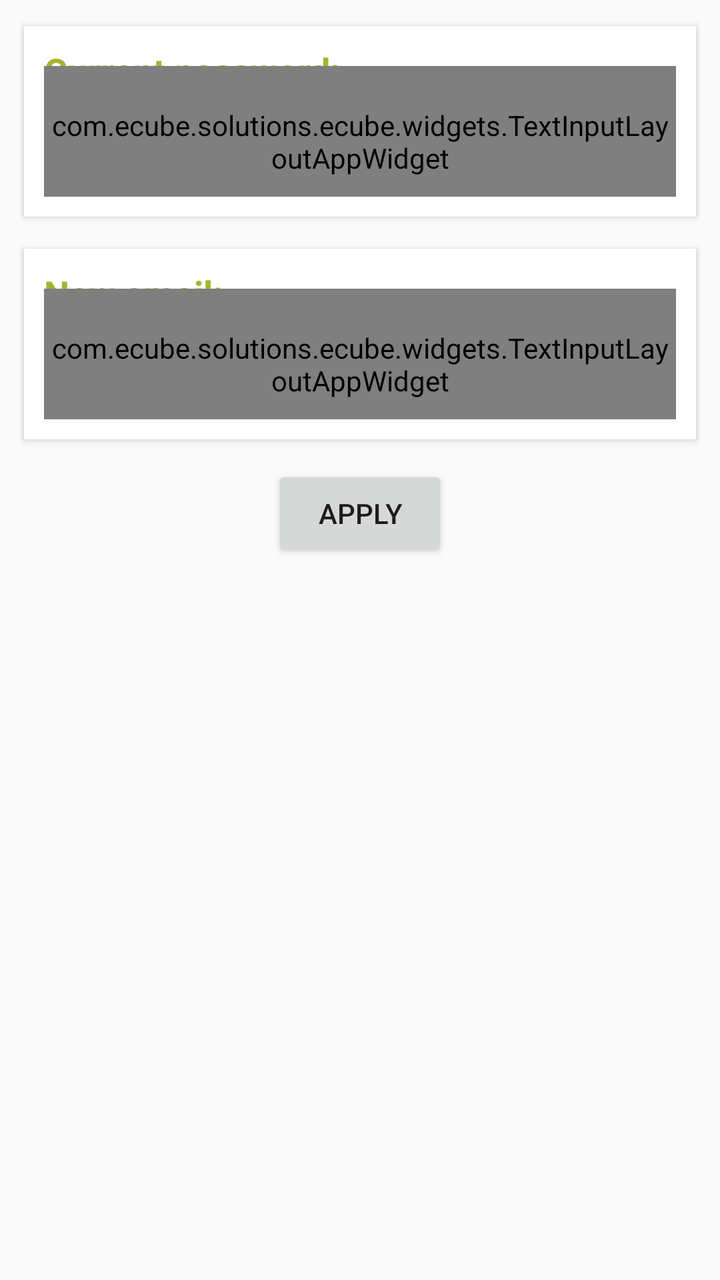
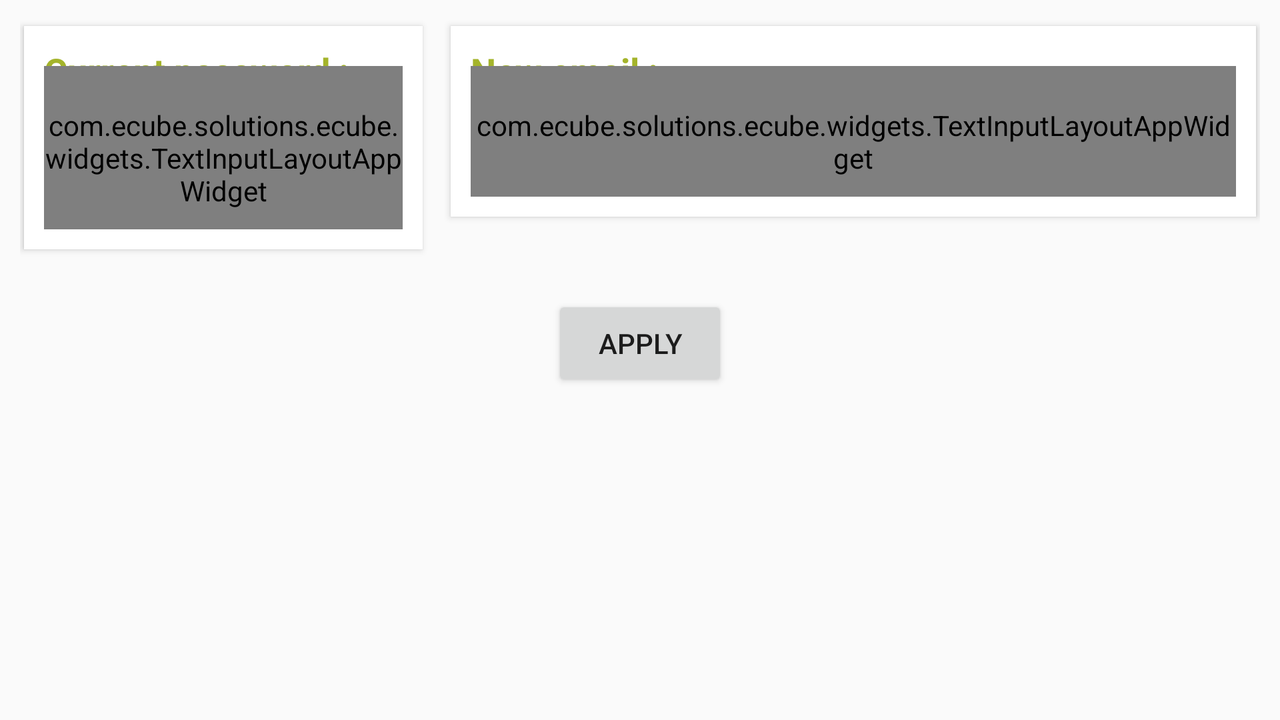

First picture: res/layout/ on a phone held upright. Second picture: the repository's own variant of that layout, on a device whose configuration matches the variant's folder. Source for both follows.
<!-- AndroidManifest.xml: application theme AppTheme -->
<!-- res/layout/profile_update_email.xml -->
<?xml version="1.0" encoding="utf-8"?>
<LinearLayout xmlns:android="http://schemas.android.com/apk/res/android"
xmlns:app="http://schemas.android.com/apk/res-auto"
android:orientation="vertical"
android:layout_width="match_parent"
android:layout_height="match_parent"
android:padding="10dp">

    <android.support.v7.widget.CardView xmlns:android="http://schemas.android.com/apk/res/android"
        xmlns:card_view="http://schemas.android.com/apk/res-auto"
        android:id="@+id/profile_update_password_cardView_old"
        android:layout_width="fill_parent"
        android:layout_height="wrap_content"
        android:layout_marginBottom="10dp"
        android:layout_marginLeft="0dp"
        android:layout_marginRight="0dp"
        android:clipToPadding="false"
        android:elevation="12dp"
        android:orientation="vertical"
        card_view:cardCornerRadius="0dp"
        card_view:cardUseCompatPadding="true"
        card_view:contentPadding="10dp">

        <TextView
            android:id="@+id/profile_update_email_TextView"
            android:layout_width="wrap_content"
            android:layout_height="wrap_content"
            android:text="Current password:"
            android:textColor="@color/md_lime_700"
            android:textSize="18sp"
            android:textStyle="bold" />

        <com.ecube.solutions.ecube.widgets.TextInputLayoutAppWidget
            android:id="@+id/profile_update_email_TextInputLayoutAppWidget_password"
            android:layout_width="match_parent"
            android:layout_height="wrap_content"
            android:layout_gravity="center_horizontal"
            android:layout_marginTop="10dp"
            android:paddingBottom="10dp"
            android:paddingTop="20dp"
            app:hasShadow="false"
            app:hint="password"
            app:inputMode="password_confirm"
            card_view:errorColorTyping="@color/md_green_300" />
    </android.support.v7.widget.CardView>

<android.support.v7.widget.CardView xmlns:android="http://schemas.android.com/apk/res/android"
    xmlns:card_view="http://schemas.android.com/apk/res-auto"
    android:id="@+id/profile_update_email_cardView"
    android:layout_width="fill_parent"
    android:layout_height="wrap_content"
    android:layout_marginBottom="10dp"
    android:layout_marginLeft="0dp"
    android:layout_marginRight="0dp"
    android:clipToPadding="false"
    android:elevation="12dp"
    android:orientation="vertical"
    card_view:cardCornerRadius="0dp"
    card_view:cardUseCompatPadding="true"
    card_view:contentPadding="10dp">

    <TextView
        android:id="@+id/textView3"
        android:layout_width="wrap_content"
        android:layout_height="wrap_content"
        android:text="New email:"
        android:textColor="@color/md_lime_700"
        android:textSize="18sp"
        android:textStyle="bold" />

    <com.ecube.solutions.ecube.widgets.TextInputLayoutAppWidget
        android:id="@+id/profile_update_email_TextInputLayoutAppWidget_email"
        android:layout_width="match_parent"
        android:layout_height="wrap_content"
        android:layout_gravity="center_horizontal"
        android:layout_marginTop="10dp"
        android:paddingBottom="10dp"
        android:paddingTop="20dp"
        app:hasShadow="false"
        app:hint="new email"
        app:inputMode="email"
        card_view:errorColorTyping="@color/md_green_300" />
</android.support.v7.widget.CardView>


<Button
    android:id="@+id/profile_update_email_Button_submit"
    android:layout_width="wrap_content"
    android:layout_height="wrap_content"
    android:layout_gravity="center"
    android:layout_marginBottom="20dp"
    android:text="APPLY" />

</LinearLayout>
<!-- resources referenced by this layout -->
<resources>
  <color name="md_green_300">#81c784</color>
  <color name="md_lime_700">#A4B42B</color>
  <style name="AppTheme" parent="Theme.AppCompat.Light.DarkActionBar">
          
          <item name="colorPrimary">@color/colorPrimary</item>
          <item name="colorPrimaryDark">@color/colorPrimaryDark</item>
          <item name="colorAccent">@color/colorAccent</item>
      </style>
  <color name="colorPrimary">#4CAF50</color>
  <color name="colorPrimaryDark">#388E3C</color>
  <color name="colorAccent">#00E676</color>
</resources>
<!-- res/layout-land/profile_update_email.xml (the repository's variant of the layout above) -->
<!-- drawn on the phone turned sideways -->
<?xml version="1.0" encoding="utf-8"?>
<LinearLayout xmlns:android="http://schemas.android.com/apk/res/android"
xmlns:app="http://schemas.android.com/apk/res-auto"
android:orientation="vertical"
android:layout_width="match_parent"
android:layout_height="match_parent"
android:padding="10dp">
    <LinearLayout xmlns:android="http://schemas.android.com/apk/res/android"
        xmlns:app="http://schemas.android.com/apk/res-auto"
        android:orientation="horizontal"
        android:layout_width="match_parent"
        android:layout_height="wrap_content">
    <android.support.v7.widget.CardView xmlns:android="http://schemas.android.com/apk/res/android"
        xmlns:card_view="http://schemas.android.com/apk/res-auto"
        android:id="@+id/profile_update_password_cardView_old"
        android:layout_width="0dp"
        android:layout_height="wrap_content"
        android:layout_weight="1"
        android:layout_marginBottom="10dp"
        android:layout_marginLeft="0dp"
        android:layout_marginRight="0dp"
        android:clipToPadding="false"
        android:elevation="12dp"
        android:orientation="vertical"
        card_view:cardCornerRadius="0dp"
        card_view:cardUseCompatPadding="true"
        card_view:contentPadding="10dp">

        <TextView
            android:id="@+id/profile_update_email_TextView"
            android:layout_width="wrap_content"
            android:layout_height="wrap_content"
            android:text="@string/profile_update_change_password_current"
            android:textColor="@color/md_lime_700"
            android:textSize="18sp"
            android:textStyle="bold" />

        <com.ecube.solutions.ecube.widgets.TextInputLayoutAppWidget
            android:id="@+id/profile_update_email_TextInputLayoutAppWidget_password"
            android:layout_width="match_parent"
            android:layout_height="wrap_content"
            android:layout_gravity="center_horizontal"
            android:layout_marginTop="10dp"
            android:paddingBottom="10dp"
            android:paddingTop="20dp"
            app:hasShadow="false"
            app:hint="@string/common_strings_password"
            app:inputMode="password_confirm"
            card_view:errorColorTyping="@color/md_green_300" />
    </android.support.v7.widget.CardView>

<android.support.v7.widget.CardView xmlns:android="http://schemas.android.com/apk/res/android"
    xmlns:card_view="http://schemas.android.com/apk/res-auto"
    android:id="@+id/profile_update_email_cardView"
    android:layout_width="0dp"
    android:layout_height="wrap_content"
    android:layout_weight="2"
    android:layout_marginBottom="10dp"
    android:layout_marginLeft="10dp"
    android:layout_marginRight="0dp"
    android:clipToPadding="false"
    android:elevation="12dp"
    android:orientation="vertical"
    card_view:cardCornerRadius="0dp"
    card_view:cardUseCompatPadding="true"
    card_view:contentPadding="10dp">

    <TextView
        android:id="@+id/textView3"
        android:layout_width="wrap_content"
        android:layout_height="wrap_content"
        android:text="@string/profile_update_change_email_new"
        android:textColor="@color/md_lime_700"
        android:textSize="18sp"
        android:textStyle="bold" />

    <com.ecube.solutions.ecube.widgets.TextInputLayoutAppWidget
        android:id="@+id/profile_update_email_TextInputLayoutAppWidget_email"
        android:layout_width="match_parent"
        android:layout_height="wrap_content"
        android:layout_gravity="center_horizontal"
        android:layout_marginTop="10dp"
        android:paddingBottom="10dp"
        android:paddingTop="20dp"
        app:hasShadow="false"
        app:hint="@string/common_strings_email"
        app:inputMode="email"
        card_view:errorColorTyping="@color/md_green_300" />
</android.support.v7.widget.CardView>
</LinearLayout>

<Button
    android:id="@+id/profile_update_email_Button_submit"
    android:layout_width="wrap_content"
    android:layout_height="wrap_content"
    android:layout_gravity="center"
    android:layout_marginTop="10dp"
    android:text="@string/common_strings_apply" />

</LinearLayout>
<!-- resources referenced by the variant -->
<!-- as the phone turned sideways resolves them -->
<resources>
  <color name="md_green_300">#81c784</color>
  <color name="md_lime_700">#A4B42B</color>
  <string name="common_strings_apply">Apply</string>
  <string name="common_strings_email">Email address</string>
  <string name="common_strings_password">Password</string>
  <string name="profile_update_change_email_new">New email :</string>
  <string name="profile_update_change_password_current">Current password :</string>
  <style name="AppTheme" parent="Theme.AppCompat.Light.DarkActionBar">
          
          <item name="colorPrimary">@color/colorPrimary</item>
          <item name="colorPrimaryDark">@color/colorPrimaryDark</item>
          <item name="colorAccent">@color/colorAccent</item>
      </style>
  <color name="colorPrimary">#4CAF50</color>
  <color name="colorPrimaryDark">#388E3C</color>
  <color name="colorAccent">#00E676</color>
</resources>
